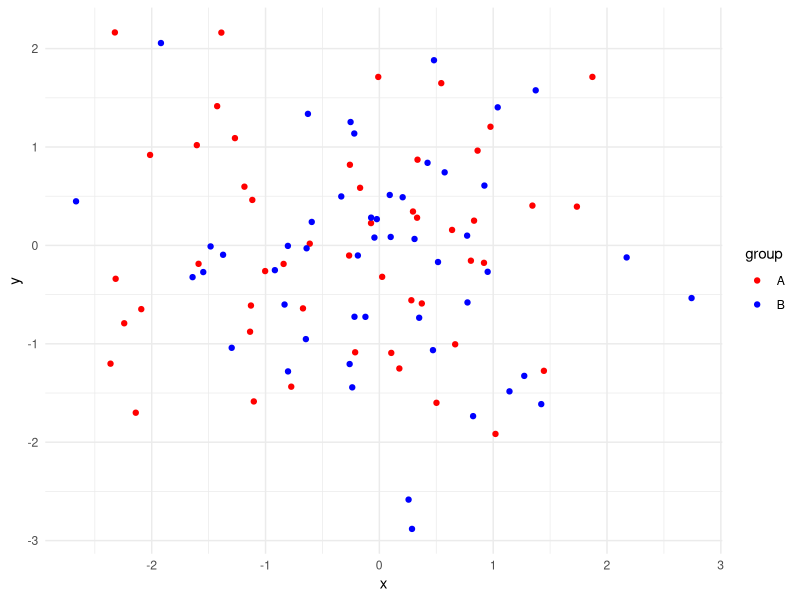

Reproduce this figure in R.
## ---- chunk 1
knitr::opts_chunk$set(echo = TRUE, warning = FALSE, message = FALSE)
## ---- chunk 2
cat(strrep("=", 80), "\n")
cat("验证 ggplot2 安装\n")
cat(strrep("=", 80), "\n\n")

if (requireNamespace("ggplot2", quietly = TRUE)) {
  library(ggplot2)

  cat("✓ ggplot2 已安装\n")
  cat("  版本:", as.character(packageVersion("ggplot2")), "\n\n")

  # 测试基本功能
  cat("测试基本绘图功能...\n")

  test_data <- data.frame(
    x = rnorm(100),
    y = rnorm(100),
    group = rep(c("A", "B"), each = 50)
  )

  tryCatch({
    p <- ggplot(test_data, aes(x = x, y = y, color = group)) +
      geom_point() +
      scale_color_manual(values = c("A" = "red", "B" = "blue")) +
      theme_minimal()

    print(p)

    cat("\n✓ ggplot2 功能正常\n\n")

    # 检查版本兼容性
    ggplot2_version <- packageVersion("ggplot2")

    if (ggplot2_version == "3.3.6") {
      cat("✓ 版本正确（3.3.6），应该与 CITEViz 兼容\n")
    } else if (ggplot2_version < "3.4.0") {
      cat("✓ 版本 < 3.4.0，可能与 CITEViz 兼容\n")
    } else {
      cat("⚠ 版本 >= 3.4.0，可能需要使用兼容性设置\n")
      cat("  运行方法 4 的兼容性设置代码\n")
    }

  }, error = function(e) {
    cat("\n✗ ggplot2 功能异常:", e$message, "\n")
  })

} else {
  cat("✗ ggplot2 未安装或无法加载\n")
}
## ---- chunk 3
sessionInfo()
